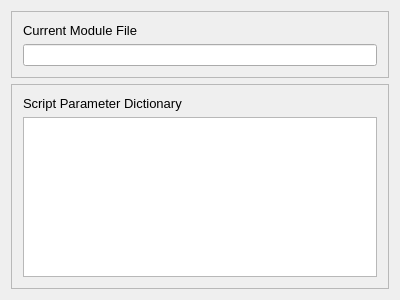
<?xml version="1.0" encoding="UTF-8"?>
<ui version="4.0">
 <class>ModuleInfoDialog</class>
 <widget class="QDialog" name="ModuleInfoDialog">
  <property name="geometry">
   <rect>
    <x>0</x>
    <y>0</y>
    <width>400</width>
    <height>300</height>
   </rect>
  </property>
  <property name="windowTitle">
   <string>Module Info</string>
  </property>
  <layout class="QVBoxLayout" name="verticalLayout">
   <item>
    <widget class="QFrame" name="frame_currentModule">
     <property name="frameShape">
      <enum>QFrame::StyledPanel</enum>
     </property>
     <property name="frameShadow">
      <enum>QFrame::Raised</enum>
     </property>
     <layout class="QVBoxLayout" name="verticalLayout_2">
      <item>
       <widget class="QLabel" name="label_currentModule">
        <property name="font">
         <font>
          <pointsize>10</pointsize>
         </font>
        </property>
        <property name="text">
         <string>Current Module File</string>
        </property>
       </widget>
      </item>
      <item>
       <widget class="QLineEdit" name="lineEdit_currentModule">
        <property name="readOnly">
         <bool>true</bool>
        </property>
       </widget>
      </item>
     </layout>
    </widget>
   </item>
   <item>
    <widget class="QFrame" name="frame_scriptParameters">
     <property name="frameShape">
      <enum>QFrame::StyledPanel</enum>
     </property>
     <property name="frameShadow">
      <enum>QFrame::Raised</enum>
     </property>
     <layout class="QVBoxLayout" name="verticalLayout_3">
      <item>
       <widget class="QLabel" name="label_scriptParameters">
        <property name="font">
         <font>
          <pointsize>10</pointsize>
         </font>
        </property>
        <property name="text">
         <string>Script Parameter Dictionary</string>
        </property>
       </widget>
      </item>
      <item>
       <widget class="QPlainTextEdit" name="plainTextEdit_scriptParameters">
        <property name="focusPolicy">
         <enum>Qt::NoFocus</enum>
        </property>
        <property name="readOnly">
         <bool>true</bool>
        </property>
       </widget>
      </item>
     </layout>
    </widget>
   </item>
  </layout>
 </widget>
 <layoutdefault spacing="6" margin="11"/>
 <resources/>
 <connections/>
</ui>
